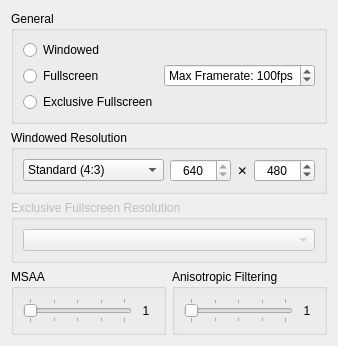
        <widget class="QWidget" name="displayTab">
         <attribute name="title">
          <string>Display</string>
         </attribute>
         <layout class="QVBoxLayout" name="verticalLayout_9">
          <item>
           <widget class="QGroupBox" name="screenSettingsBox">
            <property name="title">
             <string>General</string>
            </property>
            <layout class="QHBoxLayout" name="horizontalLayout_9">
             <item>
              <widget class="QWidget" name="fullscreenRadioContainer_2" native="true">
               <property name="sizePolicy">
                <sizepolicy hsizetype="Preferred" vsizetype="Fixed">
                 <horstretch>0</horstretch>
                 <verstretch>0</verstretch>
                </sizepolicy>
               </property>
               <property name="toolTip">
                <string>&lt;html&gt;&lt;head/&gt;&lt;body&gt;&lt;p&gt;&lt;span style=&quot; font-weight:700;&quot;&gt;Windowed:&lt;/span&gt; Runs in a window, the initial resolution of which is dictated by Windowed Resolution. &lt;/p&gt;&lt;p&gt;&lt;span style=&quot; font-weight:700;&quot;&gt;Fullscreen:&lt;/span&gt; Runs in a borderless window that consumes the entire screen. &lt;/p&gt;&lt;p&gt;&lt;span style=&quot; font-weight:700;&quot;&gt;Exclusive Fullscreen:&lt;/span&gt; Grants the app full control of the display for better performance and lower input lag. May cause slower alt-tabbing.&lt;/p&gt;&lt;/body&gt;&lt;/html&gt;</string>
               </property>
               <layout class="QVBoxLayout" name="fullscreenRadioContainer">
                <property name="spacing">
                 <number>6</number>
                </property>
                <property name="leftMargin">
                 <number>0</number>
                </property>
                <property name="topMargin">
                 <number>0</number>
                </property>
                <property name="rightMargin">
                 <number>0</number>
                </property>
                <property name="bottomMargin">
                 <number>0</number>
                </property>
                <item>
                 <widget class="QRadioButton" name="windowedRadioButton">
                  <property name="text">
                   <string>Windowed</string>
                  </property>
                 </widget>
                </item>
                <item>
                 <widget class="QRadioButton" name="fullscreenRadioButton">
                  <property name="text">
                   <string>Fullscreen</string>
                  </property>
                 </widget>
                </item>
                <item>
                 <widget class="QRadioButton" name="exFullscreenRadioButton">
                  <property name="text">
                   <string>Exclusive Fullscreen</string>
                  </property>
                 </widget>
                </item>
               </layout>
              </widget>
             </item>
             <item>
              <widget class="QSpinBox" name="framerateSpinBox">
               <property name="toolTip">
                <string>&lt;html&gt;&lt;head/&gt;&lt;body&gt;&lt;p&gt;Maximum framerate. Values above 100fps are untested.&lt;/p&gt;&lt;/body&gt;&lt;/html&gt;</string>
               </property>
               <property name="suffix">
                <string>fps</string>
               </property>
               <property name="prefix">
                <string>Max Framerate: </string>
               </property>
               <property name="maximum">
                <number>200</number>
               </property>
               <property name="value">
                <number>100</number>
               </property>
              </widget>
             </item>
            </layout>
           </widget>
          </item>
          <item>
           <widget class="QGroupBox" name="resolutionBox">
            <property name="title">
             <string>Windowed Resolution</string>
            </property>
            <layout class="QHBoxLayout" name="horizontalLayout_5">
             <item>
              <widget class="QComboBox" name="aspectRatioComboBox">
               <property name="toolTip">
                <string>&lt;html&gt;&lt;head/&gt;&lt;body&gt;&lt;p&gt;The aspect ratio you intend to use.&lt;br/&gt;Select &lt;span style=&quot; font-weight:700;&quot;&gt;Custom&lt;/span&gt; to define your own width and height.&lt;br/&gt;Has no effect on the game itself.&lt;/p&gt;&lt;/body&gt;&lt;/html&gt;</string>
               </property>
               <property name="currentIndex">
                <number>0</number>
               </property>
               <item>
                <property name="text">
                 <string>Standard (4:3)</string>
                </property>
               </item>
               <item>
                <property name="text">
                 <string>Widescreen (16:9)</string>
                </property>
               </item>
               <item>
                <property name="text">
                 <string>Square (1:1)</string>
                </property>
               </item>
               <item>
                <property name="text">
                 <string>Custom</string>
                </property>
               </item>
              </widget>
             </item>
             <item>
              <layout class="QHBoxLayout" name="resolution">
               <item>
                <widget class="QSpinBox" name="xResSpinBox">
                 <property name="sizePolicy">
                  <sizepolicy hsizetype="Fixed" vsizetype="Fixed">
                   <horstretch>0</horstretch>
                   <verstretch>0</verstretch>
                  </sizepolicy>
                 </property>
                 <property name="toolTip">
                  <string>&lt;html&gt;&lt;head/&gt;&lt;body&gt;&lt;p&gt;Horizontal resolution. &lt;/p&gt;&lt;p&gt;Locked to aspect ratio, unless &lt;span style=&quot; font-weight:700;&quot;&gt;Custom&lt;/span&gt; is select as the aspect ratio.&lt;/p&gt;&lt;/body&gt;&lt;/html&gt;</string>
                 </property>
                 <property name="alignment">
                  <set>Qt::AlignmentFlag::AlignCenter</set>
                 </property>
                 <property name="readOnly">
                  <bool>true</bool>
                 </property>
                 <property name="maximum">
                  <number>10000</number>
                 </property>
                 <property name="value">
                  <number>640</number>
                 </property>
                 <property name="displayIntegerBase">
                  <number>10</number>
                 </property>
                </widget>
               </item>
               <item>
                <widget class="QLabel" name="xySeparator">
                 <property name="sizePolicy">
                  <sizepolicy hsizetype="Fixed" vsizetype="Preferred">
                   <horstretch>0</horstretch>
                   <verstretch>0</verstretch>
                  </sizepolicy>
                 </property>
                 <property name="text">
                  <string>✕</string>
                 </property>
                 <property name="textFormat">
                  <enum>Qt::TextFormat::PlainText</enum>
                 </property>
                 <property name="alignment">
                  <set>Qt::AlignmentFlag::AlignCenter</set>
                 </property>
                </widget>
               </item>
               <item>
                <widget class="QSpinBox" name="yResSpinBox">
                 <property name="enabled">
                  <bool>true</bool>
                 </property>
                 <property name="sizePolicy">
                  <sizepolicy hsizetype="Fixed" vsizetype="Fixed">
                   <horstretch>0</horstretch>
                   <verstretch>0</verstretch>
                  </sizepolicy>
                 </property>
                 <property name="toolTip">
                  <string>&lt;html&gt;&lt;head/&gt;&lt;body&gt;&lt;p&gt;Vertical resolution. &lt;/p&gt;&lt;p&gt;If an aspect ratio other than &lt;span style=&quot; font-weight:700;&quot;&gt;Custom&lt;/span&gt; is selected, this directly affects the horizontal resolution.&lt;/p&gt;&lt;/body&gt;&lt;/html&gt;</string>
                 </property>
                 <property name="alignment">
                  <set>Qt::AlignmentFlag::AlignCenter</set>
                 </property>
                 <property name="maximum">
                  <number>10000</number>
                 </property>
                 <property name="value">
                  <number>480</number>
                 </property>
                </widget>
               </item>
              </layout>
             </item>
            </layout>
           </widget>
          </item>
          <item>
           <widget class="QGroupBox" name="exFullResContainer">
            <property name="enabled">
             <bool>false</bool>
            </property>
            <property name="title">
             <string>Exclusive Fullscreen Resolution</string>
            </property>
            <layout class="QVBoxLayout" name="verticalLayout_4">
             <item>
              <widget class="QComboBox" name="exFullResComboBox">
               <property name="placeholderText">
                <string>Resolution</string>
               </property>
              </widget>
             </item>
            </layout>
           </widget>
          </item>
          <item>
           <widget class="QWidget" name="msaaAFBox" native="true">
            <layout class="QHBoxLayout" name="horizontalLayout_10">
             <property name="leftMargin">
              <number>0</number>
             </property>
             <property name="topMargin">
              <number>0</number>
             </property>
             <property name="rightMargin">
              <number>0</number>
             </property>
             <property name="bottomMargin">
              <number>0</number>
             </property>
             <item>
              <widget class="QGroupBox" name="msaaBox">
               <property name="title">
                <string>MSAA</string>
               </property>
               <layout class="QHBoxLayout" name="horizontalLayout_3">
                <item>
                 <widget class="QSlider" name="msaaSlider">
                  <property name="minimum">
                   <number>0</number>
                  </property>
                  <property name="maximum">
                   <number>4</number>
                  </property>
                  <property name="pageStep">
                   <number>1</number>
                  </property>
                  <property name="orientation">
                   <enum>Qt::Orientation::Horizontal</enum>
                  </property>
                  <property name="tickPosition">
                   <enum>QSlider::TickPosition::TicksBothSides</enum>
                  </property>
                  <property name="tickInterval">
                   <number>1</number>
                  </property>
                 </widget>
                </item>
                <item>
                 <widget class="QLabel" name="msaaNum">
                  <property name="minimumSize">
                   <size>
                    <width>16</width>
                    <height>0</height>
                   </size>
                  </property>
                  <property name="text">
                   <string>1</string>
                  </property>
                  <property name="alignment">
                   <set>Qt::AlignmentFlag::AlignCenter</set>
                  </property>
                 </widget>
                </item>
               </layout>
              </widget>
             </item>
             <item>
              <widget class="QGroupBox" name="AFBox">
               <property name="title">
                <string>Anisotropic Filtering</string>
               </property>
               <layout class="QHBoxLayout" name="horizontalLayout_11">
                <item>
                 <widget class="QSlider" name="AFSlider">
                  <property name="minimum">
                   <number>0</number>
                  </property>
                  <property name="maximum">
                   <number>4</number>
                  </property>
                  <property name="pageStep">
                   <number>1</number>
                  </property>
                  <property name="orientation">
                   <enum>Qt::Orientation::Horizontal</enum>
                  </property>
                  <property name="tickPosition">
                   <enum>QSlider::TickPosition::TicksBothSides</enum>
                  </property>
                  <property name="tickInterval">
                   <number>1</number>
                  </property>
                 </widget>
                </item>
                <item>
                 <widget class="QLabel" name="AFNum">
                  <property name="minimumSize">
                   <size>
                    <width>16</width>
                    <height>0</height>
                   </size>
                  </property>
                  <property name="text">
                   <string>1</string>
                  </property>
                  <property name="alignment">
                   <set>Qt::AlignmentFlag::AlignCenter</set>
                  </property>
                 </widget>
                </item>
               </layout>
              </widget>
             </item>
            </layout>
           </widget>
          </item>
         </layout>
        </widget>
